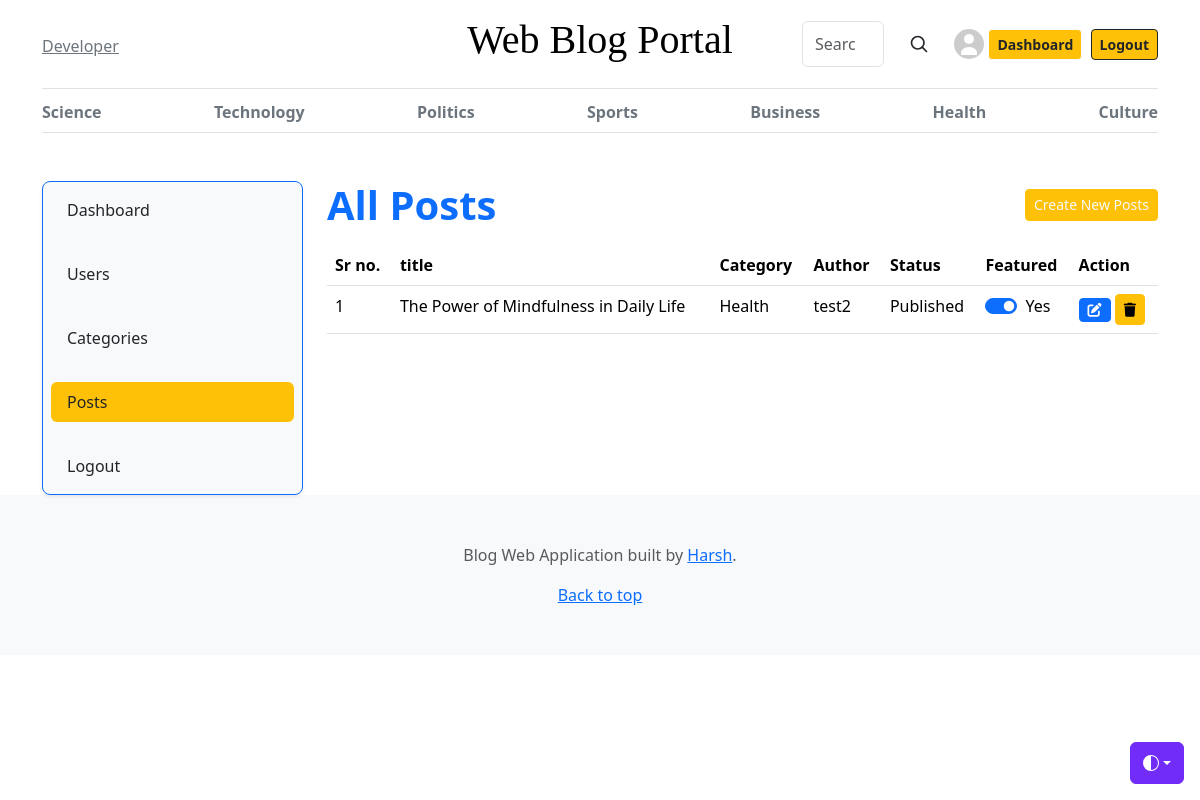
/dashboard/posts/ (signed in), run on the app's committed database.
### blogs/models.py (models this page shows, shortened)
class Category(models.Model):
    category_name = models.CharField(max_length=50, unique=True)
    created_at = models.DateTimeField(auto_now_add=True)
    updated_at = models.DateTimeField(auto_now=True)
    def __str__(self):
        return self.category_name
    class Meta:
        verbose_name_plural = 'Categories'

class Blogs(models.Model):
    title = models.CharField(max_length=100,unique=True)
    slug = models.SlugField(unique=True, blank=True)
    category = models.ForeignKey(Category, on_delete=models.CASCADE)
    author = models.ForeignKey(User, on_delete=models.CASCADE)
    blog_image = models.ImageField(upload_to='uploads/%y/%m/%d')
    short_description = models.TextField(max_length=1000)
    blog_body = models.TextField(max_length=3000)
    status = models.CharField(max_length=100,choices=STATUS_CHOICE,default='Draft')
    is_featured = models.BooleanField(default=False)
    created_at = models.DateTimeField(auto_now_add=True)
    updated_at = models.DateTimeField(auto_now=True)
    class Meta:
        verbose_name_plural = 'Blogs'

### dashboard/views.py (the view)
# urls.py: path('posts/',views.show_posts, name="show_posts"),
@login_required(login_url='login')
def show_posts(request):
    if request.user.is_superuser:
        posts = Blogs.objects.all().order_by('-updated_at')
    else:
        posts = Blogs.objects.filter(author=request.user)
    context = {
        'posts':posts,
    }
    return render(request,'dashboard/posts/show_posts.html',context)

### blogs/context_processors.py (called while the page is built)
def get_category(request):
    categories = Category.objects.all()
    return dict(categories=categories)

### dashboard/context_processors.py (called while the page is built)
def is_admin_user(request):
    return {'is_admin': request.user.groups.filter(name='Admin').exists() if request.user.is_authenticated else False}

### templates/dashboard/posts/show_posts.html (shortened to what this page needs)
{% extends "base/base.html" %}
{% block 'content' %}
    <main class="container mt-5 ">
        <div class="row ">
            {% include "dashboard/component/leftsidebar.html" %}
            <div class="col-md-9">
                <div class="d-flex justify-content-between mb-3">
                    <span class="display-6 fw-bold text-primary">All Posts</span>
                    <a href="{% url 'add_post'%}" class="btn btn-warning btn-sm text-light mb-2 mt-2">Create New Posts</a>
                </div>
                <table class="table table-hover">
                    <thead>
                        <tr>
                            <th>Sr no.</th>
                            <th>title</th>
                            <th>Category</th>
                            <th>Author</th>
                            <th>Status</th>
                            <th>Featured</th>
                            <th>Action</th>
                        </tr>
                    </thead>
                    <tbody>
    {% for post in posts %}
    <tr>
        <td>{{ forloop.counter }}</td>
        <td>{{ post.title }}</td>
        <td>{{ post.category }}</td>
        <td>{{ post.author }}</td>
        <td>{{ post.status }}</td>
        <td>
            {% if user.is_staff %}
                <form action="{% if post.is_featured %}{% url 'remove_from_featured' post.pk %}{% else %}{% url 'add_to_featured' post.pk %}{% endif %}" method="POST" class="feature-toggle-form">
                    <div class="form-check form-switch">
                        <input class="form-check-input" type="checkbox" role="switch" id="featureSwitch{{ post.pk }}" {% if post.is_featured %}checked{% endif %} onchange="this.form.submit()">
                        <label class="form-check-label" for="featureSwitch{{ post.pk }}">
                            {% if post.is_featured %}Yes{% else %}No{% endif %}
                        </label>
                    </div>
                </form>
            {% else %}
                {% if post.is_featured %}
                    <span class="badge bg-success">Yes</span>
                {% else %}
                    <span class="badge bg-secondary">No</span>
                {% endif %}
            {% endif %}
        </td>
        <td>
            <a href="{% url 'edit_posts' post.pk %}" title="Edit"><i class="fa fa-edit btn btn-primary btn-sm"></i></a>
            <form method="POST" action="{% url 'delete_posts' post.pk %}" style="display:inline;" onsubmit="return confirm('Are you sure you want to delete this post?');">
                <button type="submit" class="btn btn-warning btn-sm" title="Delete">
                    <i class="fa fa-trash"></i>
                </button>
            </form>
        </td>
    </tr>
    {% endfor %}
</tbody>
                </table>
            </div>
        </div>
    </main>
{% endblock 'content' %}

### templates/base/base.html (shortened to what this page needs)
{% include './header.html'%}
{% block nav %}
    <div class="container">
    <div class="nav-scroller py-1 mb-3 border-bottom">
        <nav class="nav nav-underline justify-content-between">
            {% for category in categories%}
            <a class="nav-item nav-link {% if active_category.id == category.id%}link-warning fw-bold{% endif %} active link-secondary font-weight-normal" href="{% url 'posts_by_category' category.id %}">{{category.category_name}}</a>
            {% endfor %}
        </nav>
    </div>
    </div>
{% endblock nav %}
{% block 'content'%}{%endblock 'content'%}
{% include './footer.html'%}

### templates/base/header.html (style rules this page uses)
.nav-scroller { position: relative; z-index: 2; height: 2.75rem; overflow-y: hidden }
.nav-scroller .nav { display: flex; flex-wrap: nowrap; padding-bottom: 1rem; margin-top: -1px; overflow-x: auto; text-align: center; white-space: nowrap; -webkit-overflow-scrolling: touch }

### data on the page
Category: category_name "Science"
Category: category_name "Technology"
Category: category_name "Politics"
Category: category_name "Sports"
Category: category_name "Business"
Category: category_name "Health"
Category: category_name "Culture"
Blogs: title "The Power of Mindfulness in Daily Life", category "Health", author "test2", status "Published", is_featured "☑", shows "Yes"
